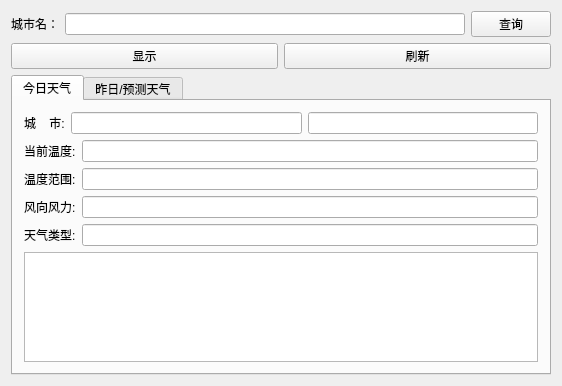
<?xml version="1.0" encoding="UTF-8"?>
<ui version="4.0">
 <class>Widget</class>
 <widget class="QWidget" name="Widget">
  <property name="geometry">
   <rect>
    <x>0</x>
    <y>0</y>
    <width>562</width>
    <height>386</height>
   </rect>
  </property>
  <property name="windowTitle">
   <string>天气查询</string>
  </property>
  <layout class="QVBoxLayout" name="verticalLayout_2">
   <item>
    <layout class="QVBoxLayout" name="verticalLayout">
     <item>
      <layout class="QHBoxLayout" name="horizontalLayout">
       <item>
        <widget class="QLabel" name="label">
         <property name="text">
          <string>城市名：</string>
         </property>
        </widget>
       </item>
       <item>
        <widget class="QLineEdit" name="lineEdit"/>
       </item>
       <item>
        <widget class="QPushButton" name="pushButton_3">
         <property name="text">
          <string>查询</string>
         </property>
        </widget>
       </item>
      </layout>
     </item>
     <item>
      <layout class="QHBoxLayout" name="horizontalLayout_2">
       <item>
        <widget class="QPushButton" name="pushButton">
         <property name="text">
          <string>显示</string>
         </property>
        </widget>
       </item>
       <item>
        <widget class="QPushButton" name="pushButton_2">
         <property name="text">
          <string>刷新</string>
         </property>
        </widget>
       </item>
      </layout>
     </item>
     <item>
      <widget class="QTabWidget" name="tabWidget">
       <property name="currentIndex">
        <number>0</number>
       </property>
       <widget class="QWidget" name="tab">
        <attribute name="title">
         <string>今日天气</string>
        </attribute>
        <layout class="QVBoxLayout" name="verticalLayout_3">
         <item>
          <layout class="QHBoxLayout" name="horizontalLayout_3">
           <item>
            <widget class="QLabel" name="label_2">
             <property name="text">
              <string>城    市:</string>
             </property>
            </widget>
           </item>
           <item>
            <widget class="QLineEdit" name="lineEdit_cityName"/>
           </item>
           <item>
            <widget class="QLineEdit" name="lineEdit_date"/>
           </item>
          </layout>
         </item>
         <item>
          <layout class="QHBoxLayout" name="horizontalLayout_5">
           <item>
            <widget class="QLabel" name="label_4">
             <property name="text">
              <string>当前温度:</string>
             </property>
            </widget>
           </item>
           <item>
            <widget class="QLineEdit" name="lineEdit_currentWendu"/>
           </item>
          </layout>
         </item>
         <item>
          <layout class="QHBoxLayout" name="horizontalLayout_4">
           <item>
            <widget class="QLabel" name="label_3">
             <property name="text">
              <string>温度范围:</string>
             </property>
            </widget>
           </item>
           <item>
            <widget class="QLineEdit" name="lineEdit_Wendu"/>
           </item>
          </layout>
         </item>
         <item>
          <layout class="QHBoxLayout" name="horizontalLayout_10">
           <item>
            <widget class="QLabel" name="label_9">
             <property name="text">
              <string>风向风力:</string>
             </property>
            </widget>
           </item>
           <item>
            <widget class="QLineEdit" name="lineEdit_Fengli"/>
           </item>
          </layout>
         </item>
         <item>
          <layout class="QHBoxLayout" name="horizontalLayout_9">
           <item>
            <widget class="QLabel" name="label_8">
             <property name="text">
              <string>天气类型:</string>
             </property>
            </widget>
           </item>
           <item>
            <widget class="QLineEdit" name="lineEdit_type"/>
           </item>
          </layout>
         </item>
         <item>
          <widget class="QTextBrowser" name="textBrowser_ganmao">
           <property name="maximumSize">
            <size>
             <width>16777215</width>
             <height>16777215</height>
            </size>
           </property>
          </widget>
         </item>
        </layout>
       </widget>
       <widget class="QWidget" name="tab_2">
        <attribute name="title">
         <string>昨日/预测天气</string>
        </attribute>
        <layout class="QVBoxLayout" name="verticalLayout_4">
         <property name="spacing">
          <number>0</number>
         </property>
         <property name="leftMargin">
          <number>0</number>
         </property>
         <property name="topMargin">
          <number>0</number>
         </property>
         <property name="rightMargin">
          <number>0</number>
         </property>
         <property name="bottomMargin">
          <number>0</number>
         </property>
         <item>
          <widget class="QTableWidget" name="tableWidget">
           <property name="selectionBehavior">
            <enum>QAbstractItemView::SelectRows</enum>
           </property>
           <column>
            <property name="text">
             <string>日期</string>
            </property>
           </column>
           <column>
            <property name="text">
             <string>天气</string>
            </property>
           </column>
           <column>
            <property name="text">
             <string>温度范围</string>
            </property>
           </column>
           <column>
            <property name="text">
             <string>风向风力</string>
            </property>
           </column>
          </widget>
         </item>
        </layout>
       </widget>
      </widget>
     </item>
    </layout>
   </item>
  </layout>
 </widget>
 <layoutdefault spacing="6" margin="11"/>
 <resources/>
 <connections>
  <connection>
   <sender>lineEdit</sender>
   <signal>returnPressed()</signal>
   <receiver>pushButton_3</receiver>
   <slot>click()</slot>
   <hints>
    <hint type="sourcelabel">
     <x>260</x>
     <y>24</y>
    </hint>
    <hint type="destinationlabel">
     <x>318</x>
     <y>24</y>
    </hint>
   </hints>
  </connection>
 </connections>
</ui>
